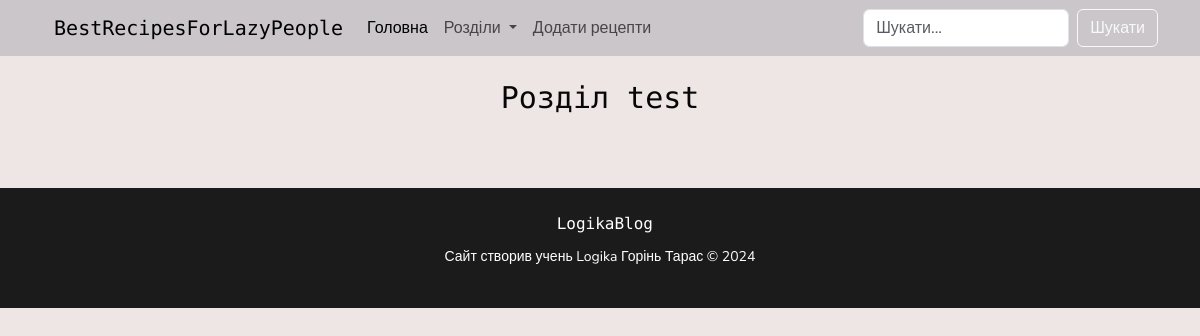
/category/3, run on an earlier commit of the app's database.
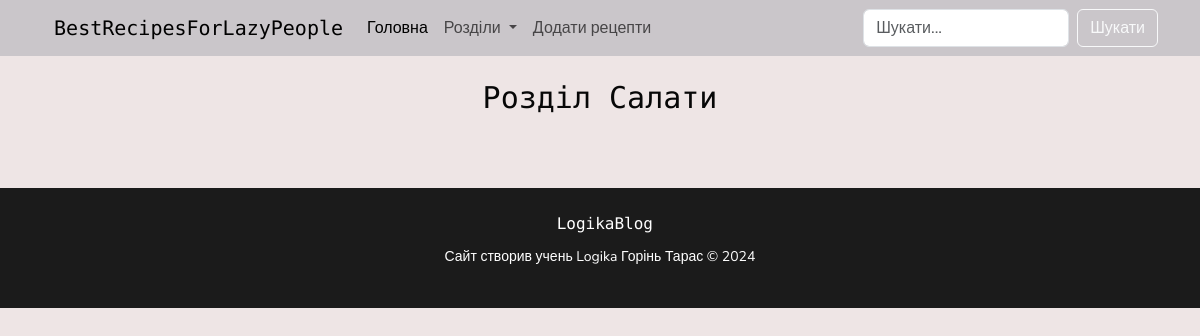
And on a later commit of the database.
### tables this page shows
CREATE TABLE categories( 
    id INTEGER NOT NULL PRIMARY KEY AUTOINCREMENT,
    title TEXT
);

### app.py (the view)
@app.route("/category/<int:category_id>")  # Вказуємо url-адресу для виклику функції
def category_page(category_id):
    categories = db.get_categories()
    articles = db.get_articles_by_category(category_id)
    return render_template("category.html", categories=categories, articles=articles,
                           category_name=categories[category_id][1])  # html-сторінка, що повертається у браузер

### db_scripts.py (called while the page is built)
    def open_db(self):
        self.conn = sqlite3.connect(self.dbname) #створюємо з'єднання з базою даних
        self.cursor = self.conn.cursor() # створили вказівник на базу даних

    def get_categories(self):
        self.open_db()
        self.cursor.execute('''SELECT * FROM categories''') # виконуємо SQL-запит
        data = self.cursor.fetchall() # отримуємо відповідь і зберігаємо у змінну data
        self.conn.close() # закриваємо базу даних
        return data # повертаємо результат з бази даних

    def get_articles_by_category(self, category_id):
        self.open_db()
        self.cursor.execute('''SELECT * FROM articles WHERE category_id=?''', [category_id])
        data = self.cursor.fetchall()
        self.conn.close()
        return data

### templates/category.html (shortened to what this page needs)
{% extends 'base.html' %}
{% block content %}
    <main class="container my-5 ">
        <h1 class="my-4">Розділ {{category_name}}</h1>
    </main>
{% endblock content %}

What changed in the data, as far as the page shows it:
changed categories: title "test" → "Салати"
